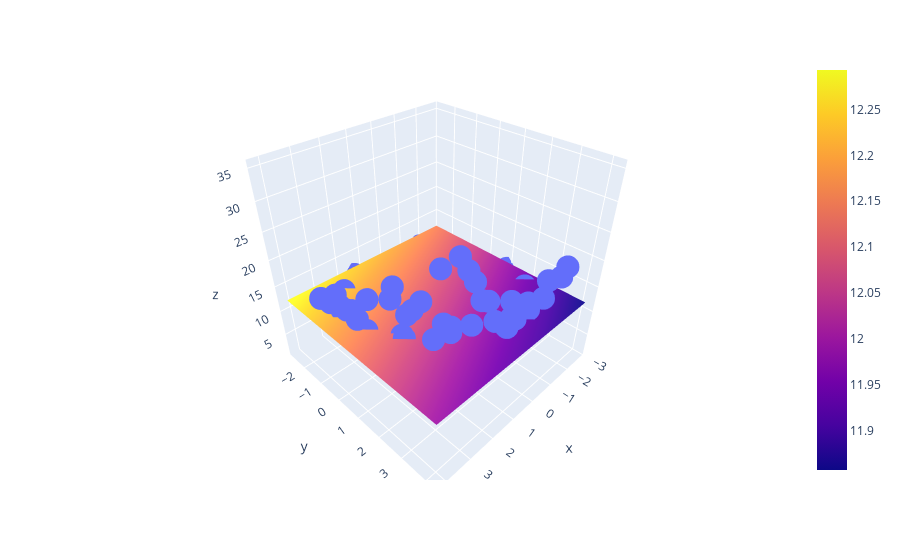

Write notebook code for a chart like this one.
### Code cell
import plotly.graph_objects as go

fig = px.scatter_3d(df, x=x.ravel(), y=y.ravel(), z=z.ravel())
fig.add_trace(go.Surface(x = x_input, y = y_input, z =z_final ))

fig.show()
